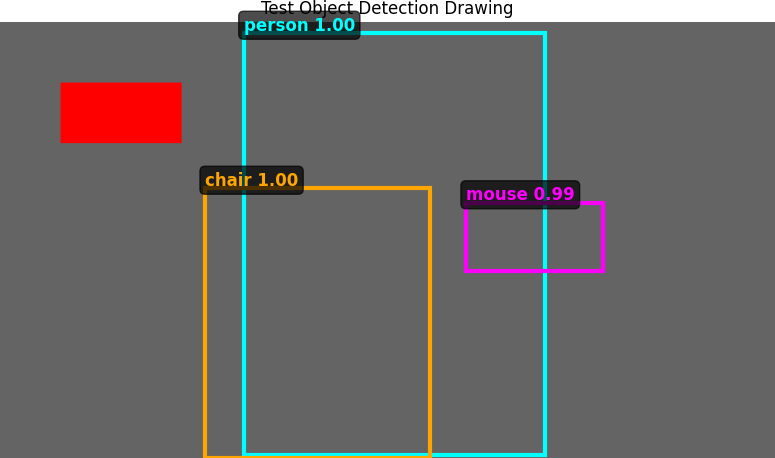

Here is the Python script that generated this plot:
#!/usr/bin/env python3
"""Test script to verify matplotlib drawing of object detections."""

import matplotlib
matplotlib.use('Agg')
import matplotlib.pyplot as plt
import numpy as np
from PIL import Image

# Create a test image
img = np.ones((720, 1280, 3), dtype=np.uint8) * 100  # Gray background
img[100:200, 100:300] = [255, 0, 0]  # Red rectangle

# Test detections
detections = [
    {'bbox': [402, 18, 900, 715], 'class': 'person', 'confidence': 0.999},
    {'bbox': [338, 274, 710, 719], 'class': 'chair', 'confidence': 0.998},
    {'bbox': [769, 298, 995, 410], 'class': 'mouse', 'confidence': 0.993},
]

# Create figure and draw
plt.figure(figsize=(10, 8))
plt.imshow(img)

ax = plt.gca()

# Draw detections
for detection in detections:
    bbox = detection['bbox']
    xmin, ymin, xmax, ymax = bbox
    
    color = 'cyan' if detection['class'] == 'person' else 'orange' if detection['class'] == 'chair' else 'magenta'
    
    rect = plt.Rectangle((xmin, ymin), xmax-xmin, ymax-ymin,
                       fill=False, edgecolor=color, linewidth=3)
    ax.add_patch(rect)
    
    label = f"{detection['class']} {detection['confidence']:.2f}"
    ax.text(xmin, ymin-5, label,
           color=color, fontsize=12, weight='bold',
           bbox=dict(boxstyle="round,pad=0.3", facecolor='black', alpha=0.7))

plt.title("Test Object Detection Drawing")
plt.axis('off')
plt.savefig('test_drawing.png', bbox_inches='tight', pad_inches=0, dpi=100)
plt.close()

print("Test image saved to test_drawing.png")
print("Detections drawn:")
for d in detections:
    print(f"  - {d['class']} at [{d['bbox'][0]}, {d['bbox'][1]}, {d['bbox'][2]}, {d['bbox'][3]}]")